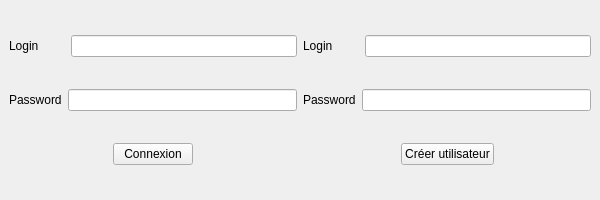
<?xml version="1.0" encoding="UTF-8"?>
<ui version="4.0">
 <class>loginWindow</class>
 <widget class="QMainWindow" name="loginWindow">
  <property name="geometry">
   <rect>
    <x>0</x>
    <y>0</y>
    <width>600</width>
    <height>200</height>
   </rect>
  </property>
  <property name="minimumSize">
   <size>
    <width>600</width>
    <height>200</height>
   </size>
  </property>
  <property name="maximumSize">
   <size>
    <width>600</width>
    <height>200</height>
   </size>
  </property>
  <property name="windowTitle">
   <string>MainWindow</string>
  </property>
  <widget class="QWidget" name="centralwidget">
   <layout class="QHBoxLayout" name="horizontalLayout_7">
    <item>
     <layout class="QVBoxLayout" name="verticalLayout_2">
      <item>
       <layout class="QHBoxLayout" name="horizontalLayout">
        <item>
         <widget class="QLabel" name="label">
          <property name="text">
           <string>Login        </string>
          </property>
         </widget>
        </item>
        <item>
         <widget class="QLineEdit" name="le_login"/>
        </item>
       </layout>
      </item>
      <item>
       <layout class="QHBoxLayout" name="horizontalLayout_2">
        <item>
         <widget class="QLabel" name="label_2">
          <property name="text">
           <string>Password</string>
          </property>
         </widget>
        </item>
        <item>
         <widget class="QLineEdit" name="le_mdp"/>
        </item>
       </layout>
      </item>
      <item>
       <layout class="QHBoxLayout" name="horizontalLayout_5">
        <item>
         <spacer name="horizontalSpacer">
          <property name="orientation">
           <enum>Qt::Horizontal</enum>
          </property>
          <property name="sizeHint" stdset="0">
           <size>
            <width>40</width>
            <height>20</height>
           </size>
          </property>
         </spacer>
        </item>
        <item>
         <widget class="QPushButton" name="pb_Co">
          <property name="text">
           <string>Connexion</string>
          </property>
         </widget>
        </item>
        <item>
         <spacer name="horizontalSpacer_2">
          <property name="orientation">
           <enum>Qt::Horizontal</enum>
          </property>
          <property name="sizeHint" stdset="0">
           <size>
            <width>40</width>
            <height>20</height>
           </size>
          </property>
         </spacer>
        </item>
       </layout>
      </item>
     </layout>
    </item>
    <item>
     <layout class="QVBoxLayout" name="verticalLayout_3">
      <item>
       <layout class="QHBoxLayout" name="horizontalLayout_3">
        <item>
         <widget class="QLabel" name="label_3">
          <property name="text">
           <string>Login        </string>
          </property>
         </widget>
        </item>
        <item>
         <widget class="QLineEdit" name="le_NewLogin"/>
        </item>
       </layout>
      </item>
      <item>
       <layout class="QHBoxLayout" name="horizontalLayout_4">
        <item>
         <widget class="QLabel" name="label_4">
          <property name="text">
           <string>Password</string>
          </property>
         </widget>
        </item>
        <item>
         <widget class="QLineEdit" name="le_NewMdp"/>
        </item>
       </layout>
      </item>
      <item>
       <layout class="QHBoxLayout" name="horizontalLayout_6">
        <item>
         <spacer name="horizontalSpacer_3">
          <property name="orientation">
           <enum>Qt::Horizontal</enum>
          </property>
          <property name="sizeHint" stdset="0">
           <size>
            <width>40</width>
            <height>20</height>
           </size>
          </property>
         </spacer>
        </item>
        <item>
         <widget class="QPushButton" name="pb_newConver_2">
          <property name="text">
           <string>Créer utilisateur</string>
          </property>
         </widget>
        </item>
        <item>
         <spacer name="horizontalSpacer_4">
          <property name="orientation">
           <enum>Qt::Horizontal</enum>
          </property>
          <property name="sizeHint" stdset="0">
           <size>
            <width>40</width>
            <height>20</height>
           </size>
          </property>
         </spacer>
        </item>
       </layout>
      </item>
     </layout>
    </item>
   </layout>
  </widget>
 </widget>
 <resources/>
 <connections/>
</ui>
